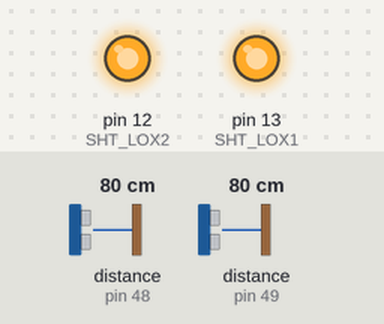
Recording of a sketch running on a simulated Arduino Uno, built with avr-gcc and run on an emulated ATmega328P. Parts: output pins drawn as LEDs (lit = HIGH). The test bench sets the inputs (shaded band); at power-on: distance to the obstacle (sensors on pin 48, pin 49) 80 cm. What the sketch prints to the serial monitor is not drawn.

Above: at 1.2 s.
1.3 s: distance to the obstacle (sensor on pin 48) set to 250 cm
3.4 s: distance to the obstacle (sensor on pin 49) set to 250 cm
5.4 s: distance to the obstacle (sensor on pin 48) set to 2 cm
Timing chart, 0 to 8.4 s (numbered marks = the images above; inputs shaded):
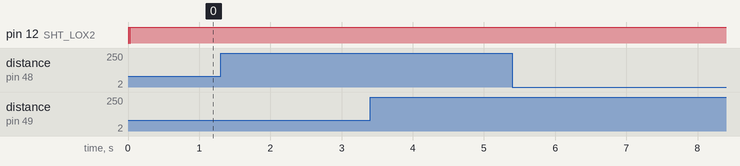

Measured:
- after the input at 1.3 s, every drawn part: stays the same
- after the input at 3.4 s, every drawn part: stays the same
- after the input at 5.4 s, every drawn part: stays the same

The sketch:

TESTING_TWO_VL53L0X.ino
```cpp
//credits: https://robojax.com/RJT300
#include "Adafruit_VL53L0X.h"

// address we will assign if dual sensor is present
#define LOX1_ADDRESS 0x30
#define LOX2_ADDRESS 0x31
int sensor1,sensor2;


// set the pins to shutdown
#define SHT_LOX1 13
#define SHT_LOX2 12

// objects for the vl53l0x
Adafruit_VL53L0X lox1 = Adafruit_VL53L0X();
Adafruit_VL53L0X lox2 = Adafruit_VL53L0X();

// this holds the measurement
VL53L0X_RangingMeasurementData_t measure1;
VL53L0X_RangingMeasurementData_t measure2;

void setID() {
  // all reset
  digitalWrite(SHT_LOX1, LOW);
  digitalWrite(SHT_LOX2, LOW);
  delay(10);
  // all unreset
  digitalWrite(SHT_LOX1, HIGH);
  digitalWrite(SHT_LOX2, HIGH);
  delay(10);

  // activating LOX1 and reseting LOX2
  digitalWrite(SHT_LOX1, HIGH);
  digitalWrite(SHT_LOX2, LOW);

  // initing LOX1
  if(!lox1.begin(LOX1_ADDRESS)) {
    Serial.println(F("Failed to boot first VL53L0X"));
    while(1);
  }
  delay(10);

  // activating LOX2
  digitalWrite(SHT_LOX2, HIGH);
  delay(10);

  //initing LOX2
  if(!lox2.begin(LOX2_ADDRESS)) {
    Serial.println(F("Failed to boot second VL53L0X"));
    while(1);
  }
}

void read_dual_sensors() {

  lox1.rangingTest(&measure1, false); // pass in 'true' to get debug data printout!
  lox2.rangingTest(&measure2, false); // pass in 'true' to get debug data printout!

  // print sensor one reading
  Serial.print("1: ");
  if(measure1.RangeStatus != 4) {     // if not out of range
    sensor1 = measure1.RangeMilliMeter;
    Serial.print(sensor1);
    Serial.print("mm");
  } else {
    Serial.print("Out of range");
  }

  Serial.print(" ");

  // print sensor two reading
  Serial.print("2: ");
  if(measure2.RangeStatus != 4) {
    sensor2 = measure2.RangeMilliMeter;
    Serial.print(sensor2);
    Serial.print("mm");
  } else {
    Serial.print("Out of range");
  }

  Serial.println();
}

void setup() {
  Serial.begin(115200);

  // wait until serial port opens for native USB devices
  while (! Serial) { delay(1); }

  pinMode(SHT_LOX1, OUTPUT);
  pinMode(SHT_LOX2, OUTPUT);

  Serial.println("Shutdown pins inited...");

  digitalWrite(SHT_LOX1, LOW);
  digitalWrite(SHT_LOX2, LOW);

  Serial.println("Both in reset mode...(pins are low)");


  Serial.println("Starting...");
  setID();

}

void loop() {

  read_dual_sensors();
  delay(100);
}
```
